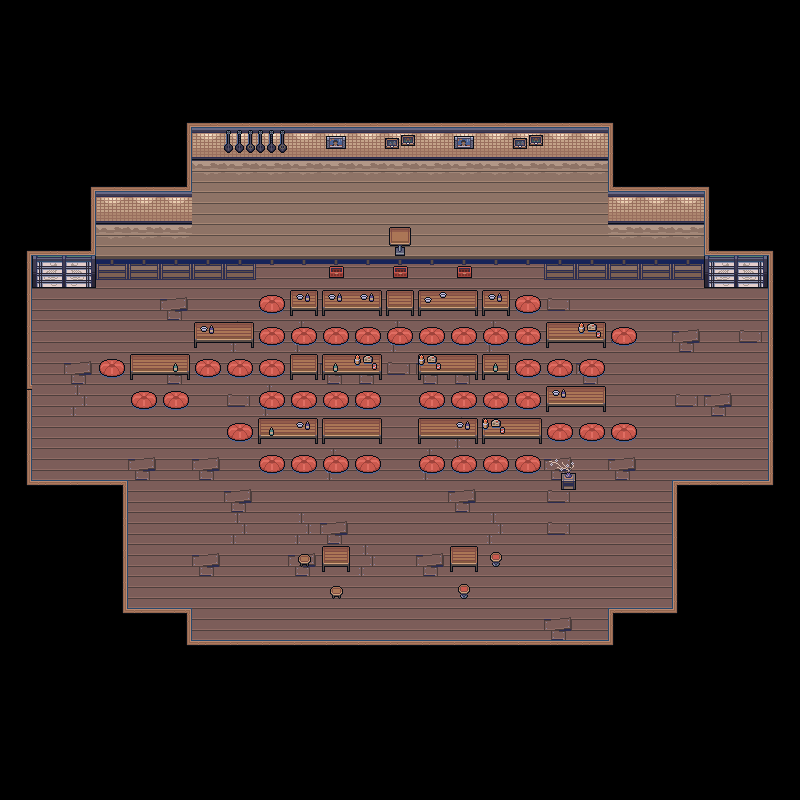

This is a level from a 2D game, rendered from its Tiled map with the project's own tilesets. A one-line summary and the map file follow, with tile-layer data summarised:
An orthogonal 25x25 tile map with 32x32 px tiles, 4 tile layers (1, 2, 3, 4), 1 hidden layer not drawn.

<map version="1.8" tiledversion="1.8.4" orientation="orthogonal" renderorder="right-down" width="25" height="25" tilewidth="32" tileheight="32" infinite="0" nextlayerid="6" nextobjectid="1">
 <editorsettings>
  <export target="10.json" format="json" />
 </editorsettings>
 <tileset firstgid="1" name="TilemapDay" tilewidth="32" tileheight="32" tilecount="1512" columns="36">
  <image source="TilemapDay.png" width="1152" height="1344" />
  <tile id="218">
   <properties>
    <property name="collides" type="bool" value="true" />
   </properties>
  </tile>
 </tileset>
 <layer id="1" name="1" width="25" height="25">
  <data>[625 cells, 385 non-empty, 14 distinct tile ids]</data>
 </layer>
 <layer id="2" name="2" width="25" height="25">
  <data>[625 cells, 97 non-empty, 14 distinct tile ids]</data>
 </layer>
 <layer id="3" name="3" width="25" height="25">
  <data>[625 cells, 42 non-empty, 7 distinct tile ids]</data>
 </layer>
 <layer id="4" name="4" width="25" height="25">
  <data>[625 cells, 0 non-empty, 0 distinct tile ids]</data>
 </layer>
 <layer id="5" name="invisibleWalls" width="25" height="25" visible="0" opacity="0.5">
  <data>[625 cells, 147 non-empty, 1 distinct tile ids]</data>
 </layer>
</map>
